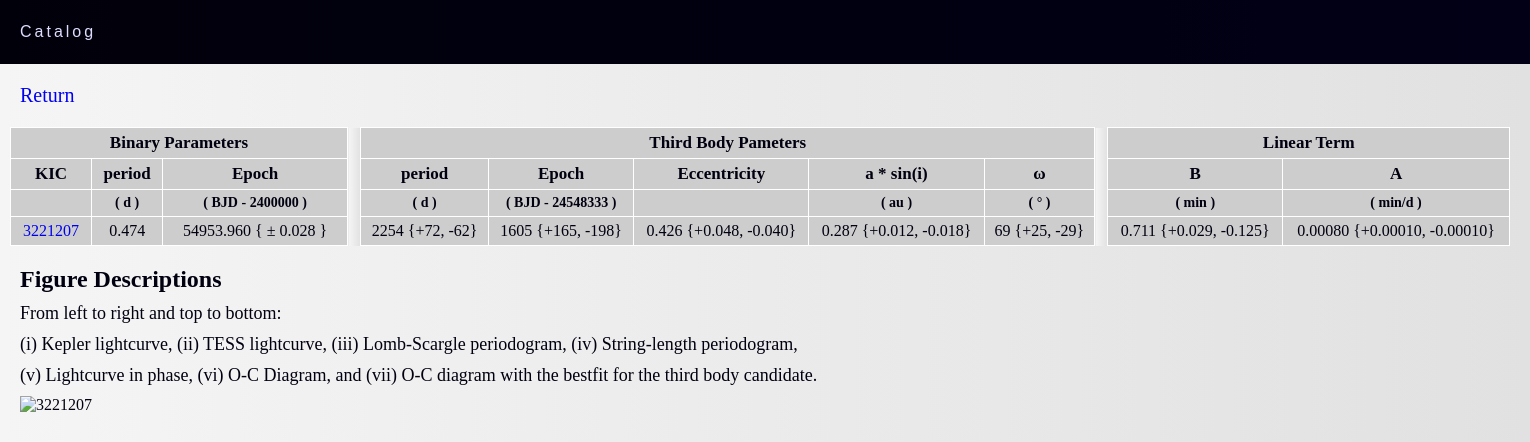
Page /papers/tertiarycandidatescatalog/page/3221207/ on the committed database.
### Capp/models.py (models this page shows, shortened)
class WithVariation(models.Model):
    kic = models.IntegerField()
    Period = models.CharField(max_length=100)
    epoch = models.CharField(max_length=100)
    Period_td = models.CharField(max_length=100)
    epoch_td = models.CharField(max_length=100)
    e = models.CharField(max_length=100)
    a = models.CharField(max_length=100)
    omega = models.CharField(max_length=100)
    Aa = models.CharField(max_length=100)
    Bb = models.CharField(max_length=100)

### Capp/views.py (the view)
# urls.py: path('page/<int:kic>/', views.pagina_objetos, name='pagina_objetos'),
def pagina_objetos(request, kic):
    lista_de_dados1 = WithVariation.objects.filter(kic=kic)
    lista_de_dados2 = OutVariation.objects.filter(kic=kic)
    total_objetos = len(lista_de_dados1) + len(lista_de_dados2)
    itens_por_pagina = 12
    total_paginas = (total_objetos + itens_por_pagina - 1) // itens_por_pagina
    page_number = request.GET.get('page', 1)
    page_number = int(page_number)
    if page_number < 1:
        page_number = 1
    elif page_number > total_paginas:
        page_number = total_paginas
    indice_inicial = (page_number - 1) * itens_por_pagina
    indice_final = min(indice_inicial + itens_por_pagina, total_objetos)
    lista_pagina_with = lista_de_dados1[indice_inicial:indice_final]
    lista_pagina_out = lista_de_dados2[indice_inicial:indice_final]
    template_name = f'catalog/mid/kic{kic}/page{kic}.html'
    context = {
        'lista_pagina_with': lista_pagina_with,
        'lista_pagina_out': lista_pagina_out,
        'total_paginas': total_paginas,
        'page_number': page_number,
    }
    return render(request, template_name, context)

### templates/catalog/mid/kic3221207/page3221207.html (shortened to what this page needs)
{% extends 'catalog/mid/base2.html' %}
{% load static %}
{% block content %}
<!DOCTYPE html>
<html lang="en">
<head>
</head>
<body>
    <main>
        <section id="container">
            <table>
                <thead>
                    <tr>
                        <th class="sdata" colspan="3">Binary Parameters</th>
                        <th class="nada"></th>
                        <th class="tdata" colspan="5">Third Body Pameters</th>
                        <th class="nada"></th>
                        <th class="tdata" colspan="2">Linear Term</th>
                    </tr>
                    <tr>
                        <th title="Kepler identifier">KIC</th>
                        <th title="period of binary">period</th>
                        <th title="Epoch">Epoch</th>
                        <th class="nada"></th>
                        <th title="Third body period">period</th>
                        <th title="Third body period">Epoch</th>
                        <th title="Third body eccentricity">Eccentricity</th>
                        <th title="Projected semi-major axis of the third body">a * sin(i)</th>
                        <th title="third body inclination">&omega;</th>
                        <th class="nada"></th>
                        <th title="Linear coefficient of the adjusted linear ephemeris">B</th>
                        <th title="Angular coefficient of the adjusted linear ephemeris">A</th>
                    </tr>
                    <tr>
                        <th class="unidades" ></th>
                        <th class="unidades">( d )</th>
                        <th class="unidades">( BJD - 2400000 )</th>
                        <th class="nada"></th>
                        <th class="unidades">( d )</th>
                        <th class="unidades">( BJD - 24548333 )</th>
                        <th class="unidades">  </th>
                        <th class="unidades">( au )</th>
                        <th class="unidades">( ° )</th>
                        <td class="nada"></td>
                        <th class="unidades">( min )</th>
                        <th class="unidades">( min/d )</th>
                    </tr>
                </thead>
                <tbody>
                    {% for dado in lista_pagina_with %}
                    <tr>
                        <tr>
                            <td class="KIC/EPIC"><a href="{% url 'Capp:pagina_objetos' kic=dado.kic %}">{{ dado.kic }}</a></td>
                            <td class="Period">{{ dado.Period }}</td>
                            <td class="bjd0">{{ dado.epoch }}</td>
                            <td class="nada"></td>
                            <td class="Period_td">{{ dado.Period_td }}</td>
                            <td class="Period_td">{{ dado.epoch_td }}</td>
                            <td class="e">{{ dado.e}}</td>
                            <td class="a">{{ dado.a }}</td>
                            <td class="omega">{{ dado.omega }}</td>
                            <td class="nada"></td>
                            <td class="Aa">{{ dado.Aa}}</td>
                            <td class="Bb">{{ dado.Bb }}</td>
                        </tr>
                    </tr>
                    {% endfor %}
                </tbody>
            </table>
        </section>
        <section id="imagensobj">
            <article>
                <h1 id="seqfigsh1">Figure Descriptions</h1>
                <p class="seqfigsp">From left to right and top to bottom:</p>
                <p class="seqfigsp">(i) Kepler lightcurve, (ii) TESS lightcurve, (iii) Lomb-Scargle periodogram, (iv) String-length periodogram, </p>
                <p class="seqfigsp">(v) Lightcurve in phase, (vi) O-C Diagram, and (vii) O-C diagram with the bestfit for the third body candidate.</p>
            </article>
            <article>
                <p><img src="{% static 'img/catalog/objects/3221207.png' %}" alt="3221207"></p>
            </article>
        </section>
    </main>
</body>
</html>
{% endblock %}

### static/css/catalog/mid/base2.css (style rules this page uses)
* { margin: 0; padding: 0; min-width: max-content; }
a { text-decoration: none; transition: 0.3s; }
.unidades { font-size: 14px; }
body { background-image: linear-gradient(to right, rgb(245, 245, 245), rgb(235, 235, 235), rgb(225, 225, 225)); background-size: auto; color: rgb(0, 0, 16); text-align: justify; }
section { margin: 20px; }
table { border-collapse: collapse; align-items: center; text-align: center; width: 1500px; }
#container { left: -0.6vw; margin: 10px; align-items: center; }
td, th { border: 1px solid rgb(255, 255, 255); padding-top: 5px; padding-bottom: 5px; padding-left: 6px; padding-right: 6px; }
thead { color: rgb(0, 0, 16); background-color: rgb(205, 205, 205); font-size: 17px; }
.nada { background-image: linear-gradient(to right, rgb(245, 245, 245), rgb(235, 235, 235), rgb(225, 225, 225)); width: 0.2px; border: 0px; }
.sdata { width: 300px; }
tbody > tr:nth-child(odd) { background-color: rgb(233, 233, 233); }
tbody > tr:nth-child(even) { background-color: rgb(205, 205, 205); }
td { text-align: center; }
#seqfigsh1 { font-size: 24px; margin-bottom: 10px; }
.seqfigsp { font-size: 18px; margin-bottom: 10px; }

### rows in the picture
WithVariation: kic "3221207", Period "0.474", epoch "54953.960 { ± 0.028 }", Period_td "2254 {+72, -62}", epoch_td "1605 {+165, -198}", e "0.426 {+0.048, -0.040}", a "0.287 {+0.012, -0.018}", omega "69 {+25, -29}", Aa "0.711 {+0.029, -0.125}", Bb "0.00080 {+0.00010, -0.00010}"
